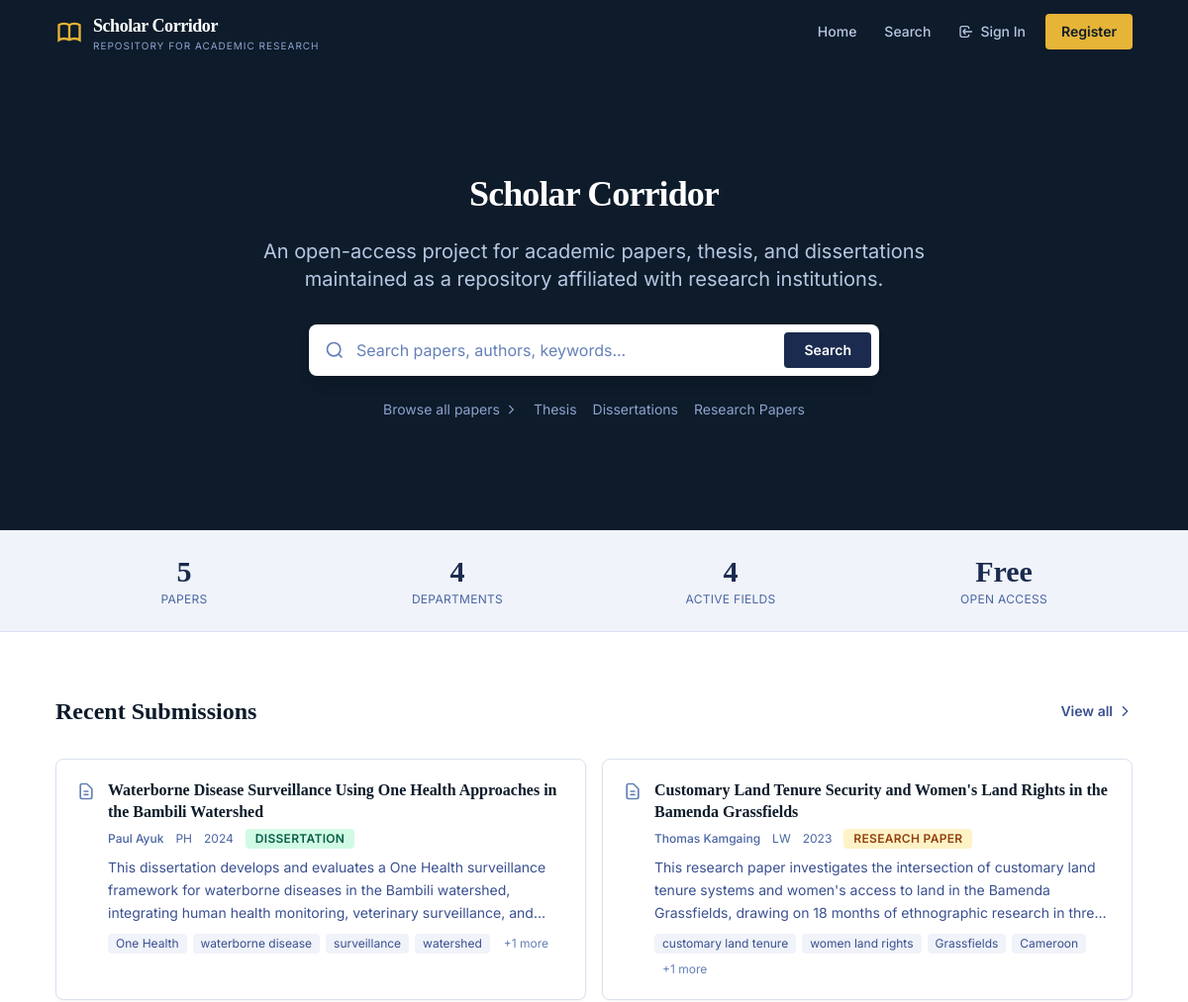
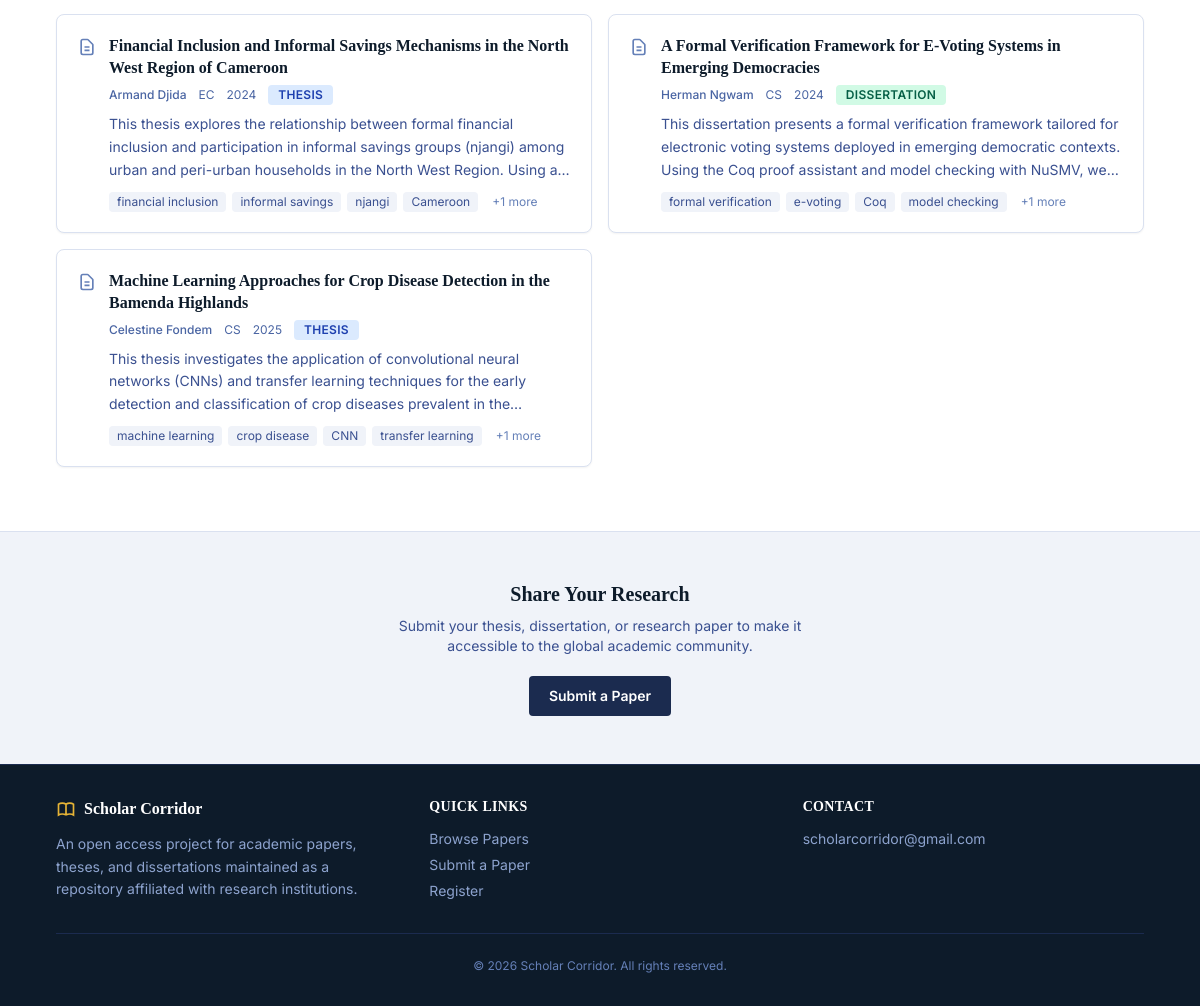
The page / on the database its author committed (2 pictures, top to bottom).
### repository/models.py (models this page shows, shortened)
class Paper(models.Model):
    title = models.CharField(max_length=500)
    abstract = models.TextField()
    author = models.ForeignKey(User, on_delete=models.CASCADE, related_name="papers")
    department = models.CharField(max_length=100)
    supervisor = models.CharField(max_length=200, blank=True)
    year = models.IntegerField()
    document_type = models.CharField(max_length=20, choices=DocumentType.choices)
    keywords = models.CharField(
        max_length=500, blank=True, help_text="Comma-separated keywords"
    )
    pdf_file = models.FileField(upload_to="papers/", blank=True)
    status = models.CharField(
        max_length=20, choices=PaperStatus.choices, default=PaperStatus.PENDING
    )
    slug = models.SlugField(max_length=500, unique=True)
    submission_date = models.DateTimeField(auto_now_add=True)
    reviewed_at = models.DateTimeField(null=True, blank=True)
    class Meta:
        ordering = ["-submission_date"]
    def get_absolute_url(self):
        return reverse("paper_detail", kwargs={"slug": self.slug})
    def keyword_list(self):
        if not self.keywords:
            return []
        return [k.strip() for k in self.keywords.split(",") if k.strip()]

### repository/views.py (the view)
# urls.py: path("", views.landing, name="landing"),
def landing(request):
    recent_papers = Paper.objects.filter(status=PaperStatus.APPROVED).select_related(
        "author"
    )[:8]
    approved_departments = Paper.objects.filter(
        status=PaperStatus.APPROVED
    ).values_list("department", flat=True)
    canonical = _canonical_departments(approved_departments)
    department_totals = {key: 0 for key in canonical.keys()}
    for name in approved_departments:
        key = _normalize_department_key(name)
        if key in department_totals:
            department_totals[key] += 1
    ordered_department_counts = sorted(
        ((canonical[key], total) for key, total in department_totals.items() if total),
        key=lambda item: (-item[1], item[0].casefold()),
    )
    department_counts = dict(ordered_department_counts)
    total_papers = Paper.objects.filter(status=PaperStatus.APPROVED).count()
    return render(
        request,
        "repository/landing.html",
        {
            "recent_papers": recent_papers,
            "department_counts": department_counts,
            "total_departments": len(department_counts),
            "total_papers": total_papers,
        },
    )

### repository/views.py (called while the page is built)
def _clean_department_label(name):
    return re.sub(r"\s+", " ", (name or "").strip())

def _normalize_department_key(name):
    return _clean_department_label(name).casefold()

def _canonical_departments(names):
    canonical_by_key = {}
    for name in names:
        clean_name = _clean_department_label(name)
        if not clean_name:
            continue
        key = clean_name.casefold()
        if key not in canonical_by_key:
            canonical_by_key[key] = clean_name
    return canonical_by_key

### repository/templates/repository/landing.html (shortened to what this page needs)
{% extends 'base.html' %}
{% now "Y" as current_year %}
{% block content %}
<section class="bg-navy-900 text-white relative overflow-hidden">
    <div class="absolute inset-0 opacity-5" style="background-image: repeating-linear-gradient(45deg, transparent, transparent 35px, rgba(255,255,255,0.03) 35px, rgba(255,255,255,0.03) 70px)"></div>
    <div class="max-w-6xl mx-auto px-4 sm:px-6 lg:px-8 relative py-20 md:py-28">
        <div class="max-w-3xl mx-auto text-center">
            <div class="flex items-center justify-center gap-3 mb-6">
                <div class="text-left">
                    <h1 class="font-serif text-3xl md:text-4xl font-bold tracking-tight">Scholar Corridor</h1>
                </div>
            </div>
            <p class="text-navy-200 text-lg md:text-xl leading-relaxed mb-8">
                An open-access project for academic papers, thesis, and dissertations
                maintained as a repository affiliated with  research institutions.
            </p>
            <form action="{% url 'search' %}" method="get" class="relative max-w-xl mx-auto">
                <svg class="absolute left-4 top-1/2 -translate-y-1/2 w-5 h-5 text-navy-400" fill="none" stroke="currentColor" stroke-width="2" viewBox="0 0 24 24"><circle cx="11" cy="11" r="8"/><path d="m21 21-4.3-4.3"/></svg>
                <input type="text" name="q" placeholder="Search papers, authors, keywords..."
                    class="w-full pl-12 pr-28 py-3.5 rounded-lg bg-white text-navy-900 text-base placeholder:text-navy-400 focus:outline-none focus:ring-2 focus:ring-gold-400 shadow-lg">
                <button type="submit" class="absolute right-2 top-1/2 -translate-y-1/2 px-5 py-2 bg-navy-800 text-white text-sm font-semibold rounded hover:bg-navy-700 transition-colors">
                    Search
                </button>
            </form>
            <div class="mt-6 flex flex-wrap items-center justify-center gap-4 text-sm text-navy-300">
                <a href="{% url 'search' %}" class="hover:text-white transition-colors flex items-center gap-1">Browse all papers <svg class="w-3.5 h-3.5" fill="none" stroke="currentColor" stroke-width="2" viewBox="0 0 24 24"><path d="M9 5l7 7-7 7"/></svg></a>
                <a href="{% url 'search' %}?document_type=thesis" class="hover:text-white transition-colors">Thesis</a>
                <a href="{% url 'search' %}?document_type=dissertation" class="hover:text-white transition-colors">Dissertations</a>
                <a href="{% url 'search' %}?document_type=research_paper" class="hover:text-white transition-colors">Research Papers</a>
            </div>
        </div>
    </div>
</section>
<section class="bg-navy-50 border-b border-navy-100">
    <div class="max-w-6xl mx-auto px-4 sm:px-6 lg:px-8 py-6">
        <div class="grid grid-cols-2 md:grid-cols-4 gap-4 text-center">
            <div>
                <div class="text-2xl md:text-3xl font-serif font-bold text-navy-800">{{ total_papers }}</div>
                <div class="text-xs text-navy-500 uppercase tracking-wide mt-0.5">Papers</div>
            </div>
            <div>
                <div class="text-2xl md:text-3xl font-serif font-bold text-navy-800">{{ total_departments }}</div>
                <div class="text-xs text-navy-500 uppercase tracking-wide mt-0.5">Departments</div>
            </div>
            <div>
                <div class="text-2xl md:text-3xl font-serif font-bold text-navy-800">{{ department_counts.items|length }}</div>
                <div class="text-xs text-navy-500 uppercase tracking-wide mt-0.5">Active Fields</div>
            </div>
            <div>
                <div class="text-2xl md:text-3xl font-serif font-bold text-navy-800">Free</div>
                <div class="text-xs text-navy-500 uppercase tracking-wide mt-0.5">Open Access</div>
            </div>
        </div>
    </div>
</section>
<section class="py-12 md:py-16">
    <div class="max-w-6xl mx-auto px-4 sm:px-6 lg:px-8">
        <div class="flex items-center justify-between mb-8">
            <h2 class="font-serif text-2xl font-bold text-navy-900">Recent Submissions</h2>
            <a href="{% url 'search' %}" class="text-sm font-semibold text-navy-600 hover:text-navy-800 transition-colors flex items-center gap-1">
                View all <svg class="w-4 h-4" fill="none" stroke="currentColor" stroke-width="2" viewBox="0 0 24 24"><path d="M9 5l7 7-7 7"/></svg>
            </a>
        </div>
        {% if recent_papers %}
        <div class="grid gap-4 md:grid-cols-2">
            {% for paper in recent_papers %}
            <article class="bg-white border border-navy-100 rounded-lg shadow-sm p-5 hover:shadow-md transition-shadow">
                <div class="flex items-start gap-3">
                    <svg class="w-5 h-5 text-navy-400 mt-0.5 flex-shrink-0" fill="none" stroke="currentColor" stroke-width="2" viewBox="0 0 24 24"><path d="M9 12h6m-6 4h6m2 5H7a2 2 0 01-2-2V5a2 2 0 012-2h5.586a1 1 0 01.707.293l5.414 5.414a1 1 0 01.293.707V19a2 2 0 01-2 2z"/></svg>
                    <div class="min-w-0 flex-1">
                        <a href="{{ paper.get_absolute_url }}" class="group">
                            <h3 class="font-serif text-base font-bold text-navy-900 group-hover:text-navy-600 transition-colors leading-snug">{{ paper.title }}</h3>
                        </a>
                        <div class="mt-1.5 flex flex-wrap items-center gap-x-3 gap-y-1 text-xs text-navy-500">
                            <a href="{% url 'author_profile' paper.author.pk %}" class="hover:text-navy-800 transition-colors font-medium">{{ paper.author.get_full_name|default:paper.author.email }}</a>
                            <span>{{ paper.department }}</span>
                            <span>{{ paper.year }}</span>
                            <span class="px-2.5 py-0.5 rounded text-xs font-semibold uppercase tracking-wide
                                {% if paper.document_type == 'thesis' %}bg-blue-100 text-blue-800
                                {% elif paper.document_type == 'dissertation' %}bg-emerald-100 text-emerald-800
                                {% else %}bg-amber-100 text-amber-800{% endif %}">
                                {{ paper.get_document_type_display }}
                            </span>
                        </div>
                        <p class="mt-2 text-sm text-navy-600 leading-relaxed line-clamp-3">{{ paper.abstract }}</p>
                        {% if paper.keyword_list %}
                        <div class="mt-2.5 flex flex-wrap gap-1.5">
                            {% for kw in paper.keyword_list|slice:":4" %}
                            <a href="{% url 'search' %}?q={{ kw }}" class="px-2 py-0.5 bg-navy-50 text-navy-600 text-xs rounded hover:bg-navy-100 transition-colors">{{ kw }}</a>
                            {% endfor %}
                            {% if paper.keyword_list|length > 4 %}
                            <span class="px-2 py-0.5 text-navy-400 text-xs">+{{ paper.keyword_list|length|add:"-4" }} more</span>
                            {% endif %}
                        </div>
                        {% endif %}
                    </div>
                </div>
            </article>
            {% endfor %}
        </div>
        {% endif %}
    </div>
</section>
<section class="bg-navy-50 border-t border-navy-100">
    <div class="max-w-6xl mx-auto px-4 sm:px-6 lg:px-8 py-12 text-center">
        <h2 class="font-serif text-xl font-bold text-navy-900 mb-2">Share Your Research</h2>
        <p class="text-navy-600 text-sm mb-5 max-w-md mx-auto">Submit your thesis, dissertation, or research paper to make it accessible to the global academic community.</p>
        <a href="{% url 'submit_paper' %}" class="inline-flex items-center justify-center px-5 py-2.5 bg-navy-800 text-white font-semibold text-sm rounded hover:bg-navy-700 transition-colors">Submit a Paper</a>
    </div>
</section>
{% endblock %}

### repository/templates/base.html (shortened to what this page needs)
{% load static %}
<!DOCTYPE html>
<html lang="en">
<head>
    <script src="https://cdn.tailwindcss.com"></script>
</head>
<body class="font-sans text-navy-900 bg-white antialiased">
    <header class="bg-navy-900 text-white shadow-lg">
        <div class="max-w-6xl mx-auto px-4 sm:px-6 lg:px-8">
            <div class="flex items-center justify-between h-16">
                <a href="{% url 'landing' %}" class="flex items-center gap-2.5 hover:opacity-90 transition-opacity">
                    <div class="leading-tight">
                        <span class="font-serif text-lg font-bold tracking-tight">Scholar Corridor</span>
                        <span class="hidden sm:block text-[10px] text-navy-300 uppercase tracking-widest">Repository for academic research</span>
                    </div>
                </a>
                <nav class="hidden md:flex items-center gap-1">
                    <a href="{% url 'landing' %}" class="flex items-center gap-1.5 px-3 py-2 rounded text-sm font-medium text-navy-200 hover:text-white hover:bg-navy-800 transition-colors">
                        Home
                    </a>
                    <a href="{% url 'search' %}" class="flex items-center gap-1.5 px-3 py-2 rounded text-sm font-medium text-navy-200 hover:text-white hover:bg-navy-800 transition-colors">
                        Search
                    </a>
                    {% if user.is_authenticated %}
                    <a href="{% url 'submit_paper' %}" class="flex items-center gap-1.5 px-3 py-2 rounded text-sm font-medium text-navy-200 hover:text-white hover:bg-navy-800 transition-colors">
                        Submit
                    </a>
                    <a href="{% url 'submission_status' %}" class="flex items-center gap-1.5 px-3 py-2 rounded text-sm font-medium text-navy-200 hover:text-white hover:bg-navy-800 transition-colors">
                        My Papers
                    </a>
                    <a href="{% url 'profile' %}" class="flex items-center gap-1.5 px-3 py-2 rounded text-sm font-medium text-navy-200 hover:text-white hover:bg-navy-800 transition-colors">
                        Profile
                    </a>
                    <form method="post" action="{% url 'logout' %}" class="inline">{% csrf_token %}
                        <button type="submit" class="flex items-center gap-1.5 px-3 py-2 rounded text-sm font-medium text-navy-200 hover:text-white hover:bg-navy-800 transition-colors">
                            <svg class="w-4 h-4" fill="none" stroke="currentColor" stroke-width="2" viewBox="0 0 24 24"><path d="M17 16l4-4m0 0l-4-4m4 4H7m6 4v1a3 3 0 01-3 3H6a3 3 0 01-3-3V7a3 3 0 013-3h4a3 3 0 013 3v1"/></svg>
                            Sign Out
                        </button>
                    </form>
                    {% else %}
                    <a href="{% url 'login' %}" class="flex items-center gap-1.5 px-3 py-2 rounded text-sm font-medium text-navy-200 hover:text-white hover:bg-navy-800 transition-colors">
                        <svg class="w-4 h-4" fill="none" stroke="currentColor" stroke-width="2" viewBox="0 0 24 24"><path d="M11 16l-4-4m0 0l4-4m-4 4h14m-5 4v1a3 3 0 01-3 3H6a3 3 0 01-3-3V7a3 3 0 013-3h7a3 3 0 013 3v1"/></svg>
                        Sign In
                    </a>
                    <a href="{% url 'signup' %}" class="ml-1 px-4 py-2 bg-gold-400 text-navy-900 rounded text-sm font-semibold hover:bg-gold-500 transition-colors">Register</a>
                    {% endif %}
                </nav>
            </div>
        </div>
    </header>
    <main class="flex-1">
        {% block content %}{% endblock %}
    </main>
    <footer class="bg-navy-900 text-navy-300 border-t border-navy-800">
        <div class="max-w-6xl mx-auto px-4 sm:px-6 lg:px-8 py-8">
            <div class="grid grid-cols-1 md:grid-cols-3 gap-8">
                <div>
                    <div class="flex items-center gap-2 mb-3">
                        <span class="font-serif text-white font-bold">Scholar Corridor</span>
                    </div>
                    <p class="text-sm leading-relaxed">An open access project for academic papers, theses, and dissertations maintained as a repository affiliated with research institutions.</p>
                </div>
                <div>
                    <h4 class="font-serif text-white text-sm font-bold mb-3 uppercase tracking-wide">Quick Links</h4>
                    <ul class="space-y-1.5 text-sm">
                        <li><a href="{% url 'search' %}" class="hover:text-white transition-colors">Browse Papers</a></li>
                        <li><a href="{% url 'submit_paper' %}" class="hover:text-white transition-colors">Submit a Paper</a></li>
                        <li><a href="{% url 'signup' %}" class="hover:text-white transition-colors">Register</a></li>
                    </ul>
                </div>
                <div>
                    <h4 class="font-serif text-white text-sm font-bold mb-3 uppercase tracking-wide">Contact</h4>
                    <ul class="space-y-1.5 text-sm">
                        <li><a href="mailto:scholarcorridor@gmail.com" class="hover:text-white transition-colors">scholarcorridor@gmail.com</a></li>
                    </ul>
                </div>
            </div>
            <div class="mt-8 pt-6 border-t border-navy-800 text-center text-xs text-navy-400">
                &copy; {% now "Y" %} Scholar Corridor. All rights reserved.
            </div>
        </div>
    </footer>
</body>
</html>

### rows shown on the page
Paper: title "Waterborne Disease Surveillance Using One Health Approaches in the Bambili Watershed", author.get_full_name "Paul Ayuk", department "PH", year "2024", document_type "DISSERTATION", abstract "This dissertation develops and evaluates a One Health surveillance framework for waterborne diseases in the Bambili watershed, integrating human health monitoring, veterinary surveillance,…", keyword_list "One Health" "waterborne disease" "surveillance" "watershed", keyword_list|length "1"
Paper: title "Customary Land Tenure Security and Women's Land Rights in the Bamenda Grassfields", author.get_full_name "Thomas Kamgaing", department "LW", year "2023", document_type "RESEARCH PAPER", abstract "This research paper investigates the intersection of customary land tenure systems and women's access to land in the Bamenda Grassfields, drawing on 18 months of ethnographic research in…", keyword_list "customary land tenure" "women land rights" "Grassfields" "Cameroon", keyword_list|length "1"
Paper: title "Financial Inclusion and Informal Savings Mechanisms in the North West Region of Cameroon", author.get_full_name "Armand Djida", department "EC", year "2024", document_type "THESIS", abstract "This thesis explores the relationship between formal financial inclusion and participation in informal savings groups (njangi) among urban and peri-urban households in the North West Region. Using…", keyword_list "financial inclusion" "informal savings" "njangi" "Cameroon", keyword_list|length "1"
Paper: title "A Formal Verification Framework for E-Voting Systems in Emerging Democracies", author.get_full_name "Herman Ngwam", department "CS", year "2024", document_type "DISSERTATION", abstract "This dissertation presents a formal verification framework tailored for electronic voting systems deployed in emerging democratic contexts. Using the Coq proof assistant and model checking with NuSMV,…", keyword_list "formal verification" "e-voting" "Coq" "model checking", keyword_list|length "1"
Paper: title "Machine Learning Approaches for Crop Disease Detection in the Bamenda Highlands", author.get_full_name "Celestine Fondem", department "CS", year "2025", document_type "THESIS", abstract "This thesis investigates the application of convolutional neural networks (CNNs) and transfer learning techniques for the early detection and classification of crop diseases prevalent in…", keyword_list "machine learning" "crop disease" "CNN" "transfer learning", keyword_list|length "1"

### other values the page prints
{{ total_papers }} "5"
{{ total_departments }} "4"
{{ department_counts.items|length }} "4"
